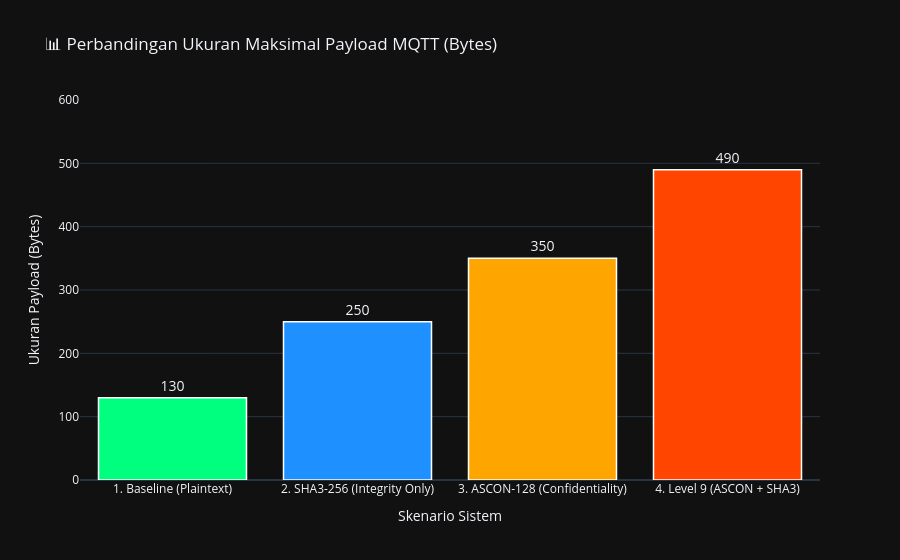

Notebook cell for this chart:
### Code cell
import pandas as pd
import plotly.express as px
import plotly.graph_objects as go

# ---------------------------------------------------------
# 1. PERSIAPAN DATA ESTIMASI PAYLOAD
# ---------------------------------------------------------
# Estimasi ukuran maksimal JSON payload (dalam Bytes/Karakter) 
# berdasarkan struktur StaticJsonDocument di ESP32 Anda.

data_payload = {
    'Arsitektur Keamanan': [
        '1. Baseline (Plaintext)', 
        '2. SHA3-256 (Integrity Only)', 
        '3. ASCON-128 (Confidentiality)', 
        '4. Level 9 (ASCON + SHA3)'
    ],
    'Ukuran_Payload_Bytes': [130, 250, 350, 490],
    'Komponen_Tambahan': [
        'Hanya Data Medis & Telemetri',
        '+ Hash 64 Karakter & Waktu Hash',
        '+ Hex Ciphertext (x2), Tag 16B, Nonce 32 Karakter',
        '+ Hex Ciphertext (x2), Tag 16B, Nonce, & Hash 64 Karakter'
    ]
}

df_payload = pd.DataFrame(data_payload)

# ---------------------------------------------------------
# 2. VISUALISASI BAR CHART
# ---------------------------------------------------------
fig = px.bar(
    df_payload, 
    x='Arsitektur Keamanan', 
    y='Ukuran_Payload_Bytes',
    text='Ukuran_Payload_Bytes',
    color='Arsitektur Keamanan',
    color_discrete_sequence=['#00FF7F', '#1E90FF', '#FFA500', '#FF4500'],
    hover_data=['Komponen_Tambahan'],
    title='📊 Perbandingan Ukuran Maksimal Payload MQTT (Bytes)',
    template='plotly_dark'
)

# Menyesuaikan posisi teks dan tampilan layout
fig.update_traces(
    textposition='outside', 
    textfont_size=14,
    marker_line_color='white',
    marker_line_width=1.5
)

fig.update_layout(
    yaxis_title='Ukuran Payload (Bytes)',
    xaxis_title='Skenario Sistem',
    yaxis=dict(range=[0, 600]), # Memberikan ruang kosong di atas agar teks angka tidak terpotong
    showlegend=False
)

fig.show()

### Figure 1 — Plotly figure (JSON) as saved in the notebook; plotly's stock layout.template omitted (floating-point values rounded to 4 significant figures)
{"data": [{"alignmentgroup": "True", "customdata": [["Hanya Data Medis & Telemetri"]], "hovertemplate": "Arsitektur Keamanan=%{x}<br>Ukuran_Payload_Bytes=%{text}<br>Komponen_Tambahan=%{customdata[0]}<extra></extra>", "legendgroup": "1. Baseline (Plaintext)", "marker": {"color": "#00FF7F", "line": {"color": "white", "width": 1.5}, "pattern": {"shape": ""}}, "name": "1. Baseline (Plaintext)", "offsetgroup": "1. Baseline (Plaintext)", "orientation": "v", "showlegend": true, "text": [130], "textfont": {"size": 14}, "textposition": "outside", "type": "bar", "x": ["1. Baseline (Plaintext)"], "xaxis": "x", "y": [130], "yaxis": "y"}, {"alignmentgroup": "True", "customdata": [["+ Hash 64 Karakter & Waktu Hash"]], "hovertemplate": "Arsitektur Keamanan=%{x}<br>Ukuran_Payload_Bytes=%{text}<br>Komponen_Tambahan=%{customdata[0]}<extra></extra>", "legendgroup": "2. SHA3-256 (Integrity Only)", "marker": {"color": "#1E90FF", "line": {"color": "white", "width": 1.5}, "pattern": {"shape": ""}}, "name": "2. SHA3-256 (Integrity Only)", "offsetgroup": "2. SHA3-256 (Integrity Only)", "orientation": "v", "showlegend": true, "text": [250], "textfont": {"size": 14}, "textposition": "outside", "type": "bar", "x": ["2. SHA3-256 (Integrity Only)"], "xaxis": "x", "y": [250], "yaxis": "y"}, {"alignmentgroup": "True", "customdata": [["+ Hex Ciphertext (x2), Tag 16B, Nonce 32 Karakter"]], "hovertemplate": "Arsitektur Keamanan=%{x}<br>Ukuran_Payload_Bytes=%{text}<br>Komponen_Tambahan=%{customdata[0]}<extra></extra>", "legendgroup": "3. ASCON-128 (Confidentiality)", "marker": {"color": "#FFA500", "line": {"color": "white", "width": 1.5}, "pattern": {"shape": ""}}, "name": "3. ASCON-128 (Confidentiality)", "offsetgroup": "3. ASCON-128 (Confidentiality)", "orientation": "v", "showlegend": true, "text": [350], "textfont": {"size": 14}, "textposition": "outside", "type": "bar", "x": ["3. ASCON-128 (Confidentiality)"], "xaxis": "x", "y": [350], "yaxis": "y"}, {"alignmentgroup": "True", "customdata": [["+ Hex Ciphertext (x2), Tag 16B, Nonce, & Hash 64 Karakter"]], "hovertemplate": "Arsitektur Keamanan=%{x}<br>Ukuran_Payload_Bytes=%{text}<br>Komponen_Tambahan=%{customdata[0]}<extra></extra>", "legendgroup": "4. Level 9 (ASCON + SHA3)", "marker": {"color": "#FF4500", "line": {"color": "white", "width": 1.5}, "pattern": {"shape": ""}}, "name": "4. Level 9 (ASCON + SHA3)", "offsetgroup": "4. Level 9 (ASCON + SHA3)", "orientation": "v", "showlegend": true, "text": [490], "textfont": {"size": 14}, "textposition": "outside", "type": "bar", "x": ["4. Level 9 (ASCON + SHA3)"], "xaxis": "x", "y": [490], "yaxis": "y"}], "layout": {"barmode": "relative", "legend": {"title": {"text": "Arsitektur Keamanan"}, "tracegroupgap": 0}, "showlegend": false, "title": {"text": "📊 Perbandingan Ukuran Maksimal Payload MQTT (Bytes)"}, "xaxis": {"anchor": "y", "categoryarray": ["1. Baseline (Plaintext)", "2. SHA3-256 (Integrity Only)", "3. ASCON-128 (Confidentiality)", "4. Level 9 (ASCON + SHA3)"], "categoryorder": "array", "domain": [0, 1], "title": {"text": "Skenario Sistem"}}, "yaxis": {"anchor": "x", "domain": [0, 1], "range": [0, 600], "title": {"text": "Ukuran Payload (Bytes)"}}}}
